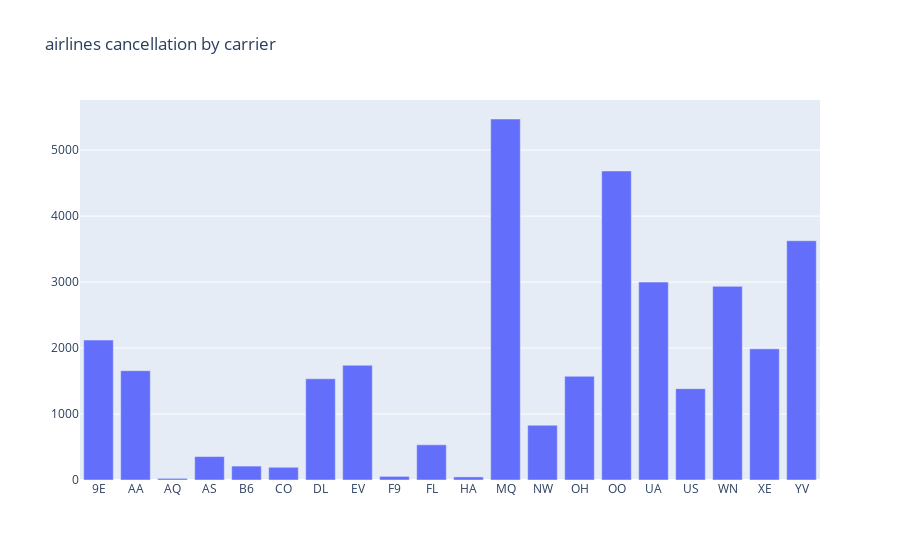

The code cell stored with this chart in its notebook:
### Code cell
import plotly.graph_objects as go
fig = go.Figure(
    data=[go.Bar(y=airlines_cancellation['Cancelled'], x = airlines_cancellation['UniqueCarrier'])],
    layout_title_text="airlines cancellation by carrier"
)
fig.show()

### Figure 1 — Plotly figure (JSON) as saved in the notebook; plotly's stock layout.template omitted (floating-point values rounded to 4 significant figures)
{"data": [{"type": "bar", "x": ["9E", "AA", "AQ", "AS", "B6", "CO", "DL", "EV", "F9", "FL", "HA", "MQ", "NW", "OH", "OO", "UA", "US", "WN", "XE", "YV"], "y": [2121, 1657, 25, 355, 211, 193, 1534, 1739, 55, 533, 47, 5472, 830, 1572, 4684, 3000, 1385, 2935, 1988, 3627]}], "layout": {"title": {"text": "airlines cancellation by carrier"}}}
